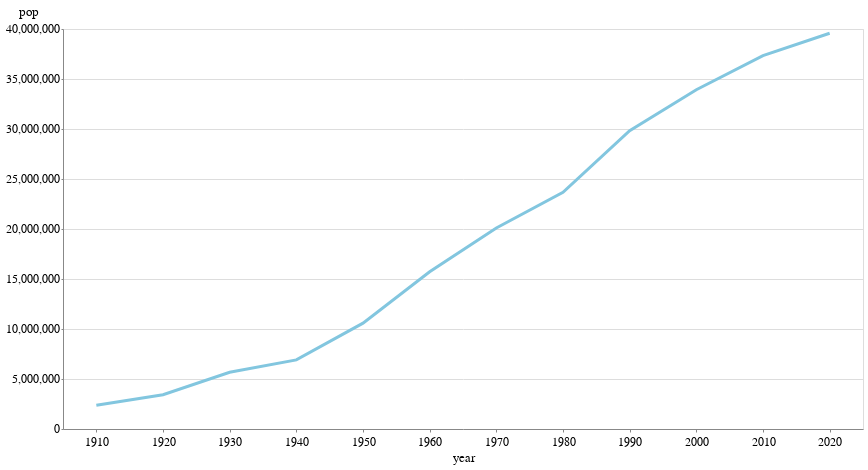

Here is the notebook cell this chart was saved with:
### Code cell
lines = alt.Chart(hist_df_ca_pivot).mark_line().encode(x="year:O", y="pop:Q")

(lines).properties(height=400)

### Figure 1 — Vega-Lite specification as saved in the notebook (floating-point values rounded to 4 significant figures)
{"config": {"view": {"width": 800, "height": 450}, "background": "#ffffff", "title": {"anchor": "start", "font": "Benton Gothic Bold, sans", "fontColor": "#000000", "fontSize": 22, "fontWeight": "normal"}, "arc": {"fill": "#82c6df"}, "area": {"fill": "#82c6df"}, "line": {"stroke": "#82c6df", "strokeWidth": 3}, "path": {"stroke": "#82c6df"}, "rect": {"fill": "#82c6df"}, "shape": {"stroke": "#82c6df"}, "bar": {"fill": "#82c6df"}, "point": {"stroke": "#82c6df"}, "symbol": {"fill": "#82c6df", "size": 30}, "axis": {"titleFont": "Benton Gothic Bold, sans", "titleFontSize": 13, "titleFontWeight": "normal", "labelFont": "Benton Gothic, sans", "labelFontSize": 11.5, "labelFontWeight": "normal"}, "axisX": {"labelAngle": 0, "labelPadding": 4, "tickSize": 3}, "axisY": {"labelBaseline": "middle", "maxExtent": 45, "minExtent": 45, "tickSize": 2, "titleAlign": "left", "titleAngle": 0, "titleX": -45, "titleY": -11}, "legend": {"titleFont": "Benton Gothic Bold, sans", "titleFontSize": 13, "titleFontWeight": "normal", "symbolType": "square", "labelFont": "Benton Gothic, sans", "labelFontSize": 11.5}, "range": {"category": ["#3580b1", "#ec8431", "#ab7fb4", "#c89d29", "#adc839", "#829eb1"], "diverging": ["#e68a4f", "#f4bb6a", "#f9e39c", "#dadfe2", "#a6b7c6", "#849eae"], "heatmap": ["#fbf2c7", "#f9e39c", "#f8d36e", "#f4bb6a", "#e68a4f", "#d15a40", "#ab4232"], "ordinal": ["#fbf2c7", "#f9e39c", "#f8d36e", "#f4bb6a", "#e68a4f", "#d15a40", "#ab4232"], "ramp": ["#fbf2c7", "#f9e39c", "#f8d36e", "#f4bb6a", "#e68a4f", "#d15a40", "#ab4232"]}}, "data": {"name": "data-1333c5c4573adc71f84fbb1e714ae494"}, "mark": "line", "encoding": {"x": {"type": "ordinal", "field": "year"}, "y": {"type": "quantitative", "field": "pop"}}, "height": 400, "$schema": "https://vega.github.io/schema/vega-lite/v4.0.2.json", "datasets": {"data-1333c5c4573adc71f84fbb1e714ae494": [{"name": "California", "year": "1910", "change": 3, "pop": 2376561, "pop_per_rep": 216051, "reps": 11}, {"name": "California", "year": "1920", "change": 0, "pop": 3426031, "pop_per_rep": 311457, "reps": 11}, {"name": "California", "year": "1930", "change": 9, "pop": 5668241, "pop_per_rep": 283412, "reps": 20}, {"name": "California", "year": "1940", "change": 3, "pop": 6907387, "pop_per_rep": 300321, "reps": 23}, {"name": "California", "year": "1950", "change": 7, "pop": 10586223, "pop_per_rep": 352874, "reps": 30}, {"name": "California", "year": "1960", "change": 8, "pop": 15717204, "pop_per_rep": 413611, "reps": 38}, {"name": "California", "year": "1970", "change": 5, "pop": 20098863, "pop_per_rep": 467415, "reps": 43}, {"name": "California", "year": "1980", "change": 2, "pop": 23668562, "pop_per_rep": 525968, "reps": 45}, {"name": "California", "year": "1990", "change": 7, "pop": 29839250, "pop_per_rep": 573832, "reps": 52}, {"name": "California", "year": "2000", "change": 1, "pop": 33930798, "pop_per_rep": 640204, "reps": 53}, {"name": "California", "year": "2010", "change": 0, "pop": 37341989, "pop_per_rep": 704566, "reps": 53}, {"name": "California", "year": "2020", "change": -1, "pop": 39576757, "pop_per_rep": 761091, "reps": 52}]}}
